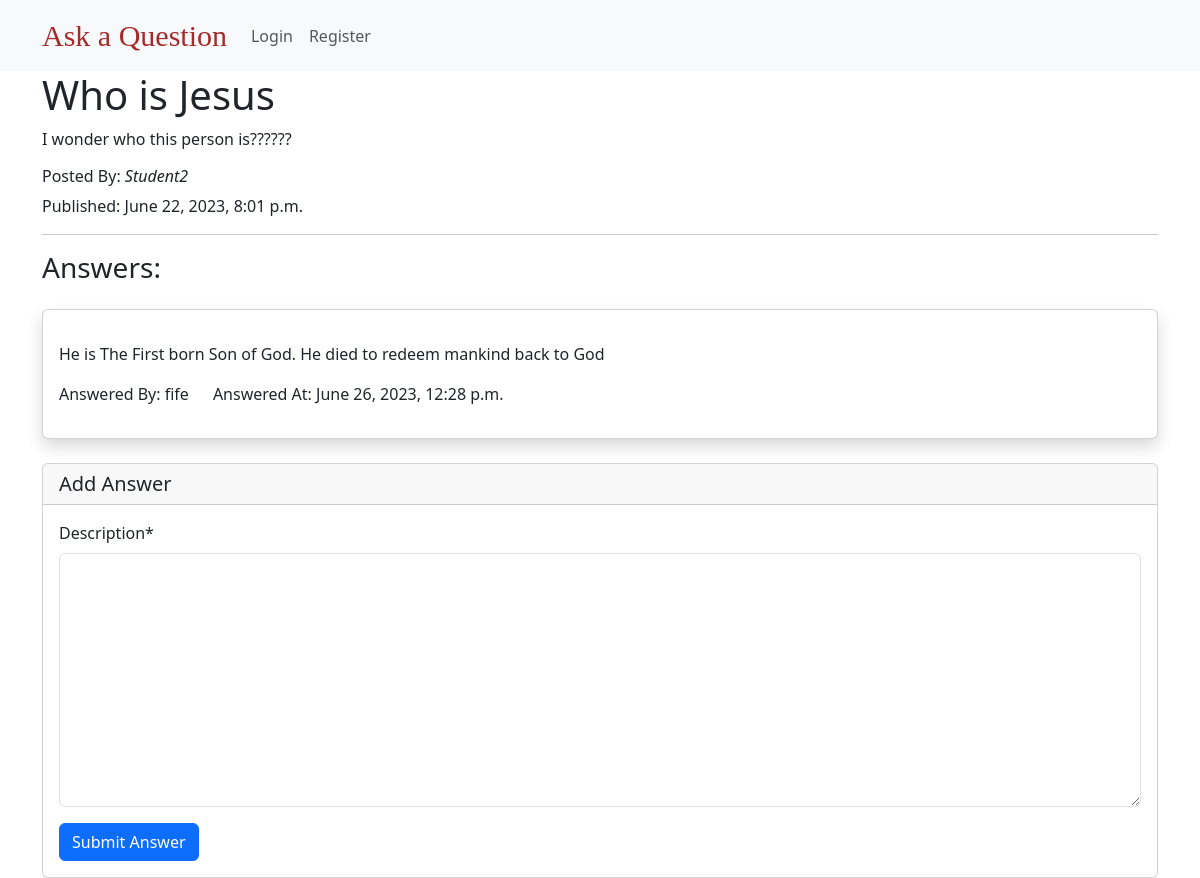
Screenshot of /question/who-is-jesus/ with the database file from the repository.
### questions/models.py (models this page shows, shortened)
class Question(models.Model):
    created_at = models.DateTimeField(auto_now_add=True)
    title = models.CharField(max_length=250)
    body = models.TextField()
    slug = models.SlugField(max_length=250, unique=True)
    author = models.ForeignKey(settings.AUTH_USER_MODEL,
                               on_delete=models.CASCADE, related_name="questions")

class Answer(models.Model):
    created_at = models.DateTimeField(auto_now_add=True)
    description = models.TextField()
    question = models.ForeignKey(Question, on_delete=models.CASCADE,
                                 related_name="answers")
    author = models.ForeignKey(settings.AUTH_USER_MODEL,
                               on_delete=models.CASCADE)

### users/models.py (models this page shows)
class CustomUser(AbstractUser):
    pass

### questions/views.py (the view)
# urls.py: path('question/<slug:slug>/', question_details, name='qdetails'),
def question_details(request, slug):
    question = get_object_or_404(Question, slug=slug)
    answer_list = Answer.objects.filter(question=question)
    if request.method == "POST":
        form = AnswerForm(request.POST)
        if form.is_valid():
            answer = form.save(commit=False)
            answer.question = question
            answer.author = request.user
            answer = form.save()
            return redirect('qdetails', slug=question.slug)
    else:
        form = AnswerForm()
    return render(request, 'QDetails.html', {'question': question, 'answer_list': answer_list, 'form': form})

### questions/forms.py
class AnswerForm(forms.ModelForm):
    class Meta:
        model = Answer
        fields = ['description']

### templates/QDetails.html (shortened to what this page needs)
{% extends 'base.html' %}
{% load crispy_forms_tags%}
{% block body %}
    <div class="container">
        <h1>{{ question.title }}</h1>
        <p>{{ question.body }}</p>
        <h6>Posted By: <i>{{ question.author }} </i></h6>
        <p>Published: {{ question.created_at  }}</p>
        <hr>
    </div>
    <div class="container">
        <h3 class="mt-3">Answers:</h3>
        {% for answers in answer_list %}
            <div class="card mt-4 py-3 shadow">
                <div class="card-body">
                    <p class="card-text">{{answers.description}}</p>
                    <div class="row">
                        <div class="col col-md-auto">
                            Answered By: {{ answers.author.username }}
                        </div>
                        <div class="col col-md-auto">
                            Answered At: {{ answers.created_at}}
                        </div>
                    </div>
                </div>
            </div>
        {% endfor %}
    </div>
    <div class="container">
        <div class="card mt-4">
            <form method="post" novalidate>
                <h5 class="card-header">Add Answer</h5>
                <div class="card-body">
                    {{ form|crispy }}
                    <input type="submit" value="Submit Answer" class="btn btn-primary">
                </div>
            </form>
        </div>
    </div>
{% endblock  %}

### rows the page displays
Question: title "Who is Jesus", body "I wonder who this person is??????", author "Student2", created_at "June 22, 2023, 8:01 p.m."
Answer: description "He is The First born Son of God. He died to redeem mankind back to God", author.username "fife", created_at "June 26, 2023, 12:28 p.m."
